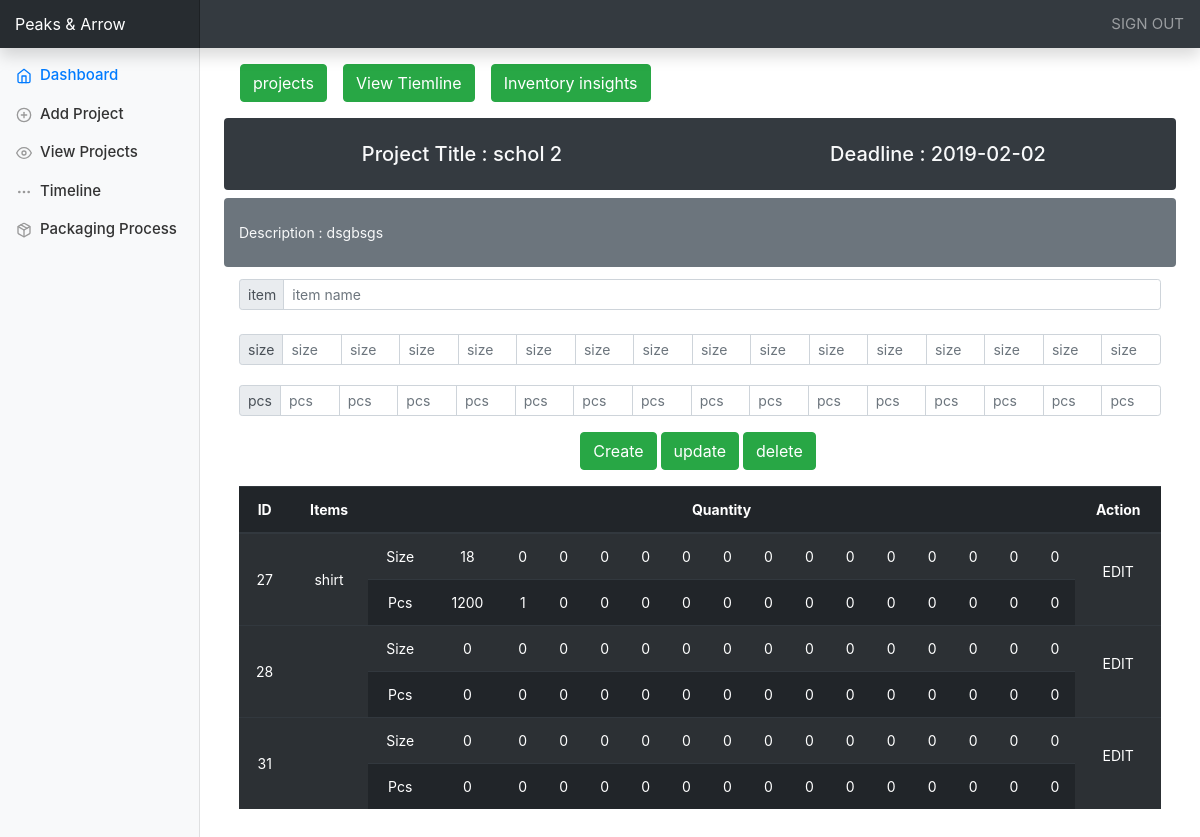
Page /project_report.php?id=4 (signed in) on the committed database.
### tables this page shows
CREATE TABLE `projects` (
  `id` int(11) NOT NULL,
  `title` varchar(255) DEFAULT NULL,
  `deadline` varchar(50) DEFAULT NULL,
  `info` varchar(255) DEFAULT NULL
);

CREATE TABLE `items` (
  `id` int(11) NOT NULL,
  `project_id` int(11) NOT NULL,
  `item_name` varchar(25) NOT NULL,
  `s1` int(50) NOT NULL,
  `s2` int(50) NOT NULL,
  `s3` int(50) NOT NULL,
  `s4` int(50) NOT NULL,
  `s5` int(50) NOT NULL,
  `s6` int(50) NOT NULL,
  `s7` int(50) NOT NULL,
  `s8` int(50) NOT NULL,
  `s9` int(50) NOT NULL,
  `s10` int(50) NOT NULL,
  `s11` int(50) NOT NULL,
  `s12` int(50) NOT NULL,
  `s13` int(50) NOT NULL,
  `s14` int(50) NOT NULL,
  `s15` int(50) NOT NULL,
  `p1` int(50) NOT NULL,
  `p2` int(50) NOT NULL,
  `p3` int(50) NOT NULL,
  `p4` int(50) NOT NULL,
  `p5` int(50) NOT NULL,
  `p6` int(50) NOT NULL,
  `p7` int(50) NOT NULL,
  `p8` int(50) NOT NULL,
  `p9` int(50) NOT NULL,
  `p10` int(50) NOT NULL,
  `p11` int(50) NOT NULL,
  `p12` int(50) NOT NULL,
  `p13` int(50) NOT NULL,
  `p14` int(50) NOT NULL,
  `p15` int(50) NOT NULL
);

### operations.php (called while the page is built, shortened)
<?php
    function getData($project_id){
        $query = "SELECT * FROM items where project_id = $project_id";
        $result = mysqli_query($GLOBALS['conn'], $query);
        if(mysqli_num_rows($result) > 0){
            return $result;
            }
        }
?>

### project_report.php (the view, shortened to what this page needs)
<?php
require_once("operations.php");
$id = isset($_GET['id']) ? $_GET['id'] : '';
 $sql=" SELECT * FROM projects WHERE id = $id ";
$quey=mysqli_query($conn,$sql);
$row = mysqli_fetch_assoc($quey);
?>
<!DOCTYPE html>
<html>
<head>
    <link rel="stylesheet" href="https://stackpath.bootstrapcdn.com/bootstrap/4.1.0/css/bootstrap.min.css">
    <link rel="stylesheet" href="./css/dashboard.css">
    <link rel="stylesheet" href="./css/style.css">
</head>
<body>
<nav class="navbar navbar-dark fixed-top bg-dark flex-md-nowrap p-0 shadow">
  <a class="navbar-brand col-sm-3 col-md-2 mr-0" href="#">Peaks & Arrow</a>
  <ul class="navbar-nav px-3">
    <li class="nav-item text-nowrap">
      <a class="nav-link" href="logout.php">SIGN OUT</a>
    </li>
  </ul>
</nav>
<div class="container-fluid">
  <div class="row">
    <nav class="col-md-2 d-none d-md-block bg-light sidebar">
      <div class="sidebar-sticky">
        <ul class="nav flex-column">
          <li class="nav-item">
            <a class="nav-link active" href="dashboard.php">
              <span data-feather="home"></span>
              Dashboard <span class="sr-only">(current)</span>
            </a>
          </li>
          <li class="nav-item">
            <a class="nav-link" href="add_project.php">
              <span data-feather="plus-circle"></span>
              Add Project
            </a>
          </li>
          <li class="nav-item">
            <a class="nav-link" href="view_project.php">
              <span data-feather="eye"></span>
              View Projects
            </a>
            </li>
          <li class="nav-item">
            <a class="nav-link" href="timeline.php">
              <span data-feather="more-horizontal"></span>
              Timeline
            </a>
          </li>
          <li class="nav-item">
            <a class="nav-link" href="packaging.php">
              <span data-feather="package"></span>
              Packaging Process
            </a>
          </li>
        </ul>
      </div>
    </nav>
    <main role="main" class="col-md-9 ml-sm-auto col-lg-10 px-4">
    <div class="row pt-3 ml-3"><a class="pr-3" href="view_project.php"><button class="btn btn-success">projects</button></a>
    <a class="pr-3" href="timeline.php"><button class="btn btn-success">View Tiemline</button></a>
    <a href="inventory_insights.php"><button class="btn btn-success">Inventory insights</button></a></div>
      <div class="d-flex justify-content-between flex-wrap flex-md-nowrap align-items-center pt-3 pb-2 mb-3">
<div class="container text-center ">
    <h5 class="py-4 bg-dark text-light rounded row">
        <div class="col">Project Title : <?php echo $row["title"];?></div>
        <div class="col">Deadline : <?php echo $row["deadline"];?></div>
    </h5>
    <div class="py-4 mb-2 bg-secondary text-light rounded row">
    <div class="col-sm-8 text-left">Description : <?php echo $row["info"];?></div>
    </div>
    <div class="d-flex justify-content-center">
        <form action="" method="POST" class="w-40">
            <div class="py-1">
            <div class="input-group input-group-sm mb-3">
                <div class="input-group-prepend ">
                <span class="input-group-text" id="inputGroup-sizing-sm">item</span>
                </div>
                <input type="text" autocomplete="off" placeholder="item name" name="item_name" class="form-control" aria-label="Sizing example input" aria-describedby="inputGroup-sizing-sm" value="" >
                </div>
            </div>
            <div class="pt-1">
            <div class="input-group input-group-sm mb-3">
                <div class="input-group-prepend ">
                <span class="input-group-text" id="inputGroup-sizing-sm">size</span>
                </div>
                <input type="number" autocomplete="off" name="s1" placeholder="size" class="form-control" aria-label="Sizing example input" aria-describedby="inputGroup-sizing-sm" value="">
                <input type="number" autocomplete="off" name="s2" placeholder="size" class="form-control" aria-label="Sizing example input" aria-describedby="inputGroup-sizing-sm" value="">
                <input type="number" autocomplete="off" name="s3" placeholder="size" class="form-control" aria-label="Sizing example input" aria-describedby="inputGroup-sizing-sm" value="">
                <input type="number" autocomplete="off" name="s4" placeholder="size" class="form-control" aria-label="Sizing example input" aria-describedby="inputGroup-sizing-sm" value="">
                <input type="number" autocomplete="off" name="s5" placeholder="size" class="form-control" aria-label="Sizing example input" aria-describedby="inputGroup-sizing-sm" value="">
                <input type="number" autocomplete="off" name="s6" placeholder="size" class="form-control" aria-label="Sizing example input" aria-describedby="inputGroup-sizing-sm" value="">
                <input type="number" autocomplete="off" name="s7" placeholder="size" class="form-control" aria-label="Sizing example input" aria-describedby="inputGroup-sizing-sm" value="">
                <input type="number" autocomplete="off" name="s8" placeholder="size" class="form-control" aria-label="Sizing example input" aria-describedby="inputGroup-sizing-sm" value="">
                <input type="number" autocomplete="off" name="s9" placeholder="size" class="form-control" aria-label="Sizing example input" aria-describedby="inputGroup-sizing-sm" value="">
                <input type="number" autocomplete="off" name="s10" placeholder="size" class="form-control" aria-label="Sizing example input" aria-describedby="inputGroup-sizing-sm" value="">
                <input type="number" autocomplete="off" name="s11" placeholder="size" class="form-control" aria-label="Sizing example input" aria-describedby="inputGroup-sizing-sm" value="">
                <input type="number" autocomplete="off" name="s12" placeholder="size" class="form-control" aria-label="Sizing example input" aria-describedby="inputGroup-sizing-sm" value="">
                <input type="number" autocomplete="off" name="s13" placeholder="size" class="form-control" aria-label="Sizing example input" aria-describedby="inputGroup-sizing-sm" value="">
                <input type="number" autocomplete="off" name="s14" placeholder="size" class="form-control" aria-label="Sizing example input" aria-describedby="inputGroup-sizing-sm" value="">
                <input type="number" autocomplete="off" name="s15" placeholder="size" class="form-control" aria-label="Sizing example input" aria-describedby="inputGroup-sizing-sm" value="">
                </div>
            </div>
            <div class="pt-1">
            <div class="input-group input-group-sm mb-3">
                <div class="input-group-prepend ">
                <span class="input-group-text" id="inputGroup-sizing-sm">pcs</span>
                </div>
                <input type="number" autocomplete="off" placeholder="pcs" class="form-control" aria-label="Sizing example input" aria-describedby="inputGroup-sizing-sm" value="" name="p1">
                <input type="number" autocomplete="off" placeholder="pcs" class="form-control" aria-label="Sizing example input" aria-describedby="inputGroup-sizing-sm" value="" name="p2">
                <input type="number" autocomplete="off" placeholder="pcs" class="form-control" aria-label="Sizing example input" aria-describedby="inputGroup-sizing-sm" value="" name="p3">
                <input type="number" autocomplete="off" placeholder="pcs" class="form-control" aria-label="Sizing example input" aria-describedby="inputGroup-sizing-sm" value="" name="p4">
                <input type="number" autocomplete="off" placeholder="pcs" class="form-control" aria-label="Sizing example input" aria-describedby="inputGroup-sizing-sm" value="" name="p5">
                <input type="number" autocomplete="off" placeholder="pcs" class="form-control" aria-label="Sizing example input" aria-describedby="inputGroup-sizing-sm" value="" name="p6">
                <input type="number" autocomplete="off" placeholder="pcs" class="form-control" aria-label="Sizing example input" aria-describedby="inputGroup-sizing-sm" value="" name="p7">
                <input type="number" autocomplete="off" placeholder="pcs" class="form-control" aria-label="Sizing example input" aria-describedby="inputGroup-sizing-sm" value="" name="p8">
                <input type="number" autocomplete="off" placeholder="pcs" class="form-control" aria-label="Sizing example input" aria-describedby="inputGroup-sizing-sm" value="" name="p9">
                <input type="number" autocomplete="off" placeholder="pcs" class="form-control" aria-label="Sizing example input" aria-describedby="inputGroup-sizing-sm" value="" name="p10">
                <input type="number" autocomplete="off" placeholder="pcs" class="form-control" aria-label="Sizing example input" aria-describedby="inputGroup-sizing-sm" value="" name="p11">
                <input type="number" autocomplete="off" placeholder="pcs" class="form-control" aria-label="Sizing example input" aria-describedby="inputGroup-sizing-sm" value="" name="p12">
                <input type="number" autocomplete="off" placeholder="pcs" class="form-control" aria-label="Sizing example input" aria-describedby="inputGroup-sizing-sm" value="" name="p13">
                <input type="number" autocomplete="off" placeholder="pcs" class="form-control" aria-label="Sizing example input" aria-describedby="inputGroup-sizing-sm" value="" name="p14">
                <input type="number" autocomplete="off" placeholder="pcs" class="form-control" aria-label="Sizing example input" aria-describedby="inputGroup-sizing-sm" value="" name="p15">
                </div>
            </div>
            <div class="d-flex justify-content-center">
                <button class="btn btn-success" name="create">Create</button>&nbsp;
                <button class="btn btn-success" onClick=" prompt()" name="update">update</button>&nbsp;
                <button class="btn btn-success" onClick=" prompt()" name="delete">delete</button>&nbsp;
            </div>
        </form>
    </div>
    <div class="d-flex table-data pt-3">
        <table class="table table-striped table-dark">
            <thead class="thead-dark">
                <tr>
                    <th>
                        ID
                    </th>
                    <th >
                        Items
                    </th>
                    <th colspan="16">
                        Quantity
                    </th>
                    <th colspan ="5">
                        Action
                    </th>
                </tr>
            </thead>
            <tbody id="tbody">
            <?php
            if(isset($_POST['create']) || isset($_POST['update']) || isset($id)){
                $result = getData($id);
                if($result){
                    while($row = mysqli_fetch_assoc($result)){?>
                    <tr>
                    <td data-id="<?php echo $row['id']; ?>" rowspan="2" style="vertical-align:middle;"><?php echo $row['id']; ?></td>
                    <td data-id="<?php echo $row['id']; ?>" rowspan="2" style="vertical-align:middle;"><?php echo $row['item_name']; ?></td>
                    <td>Size</td>
  <td data-id="<?php echo $row['id']; ?>"><?php echo $row['s1']; ?></td>
  <td data-id="<?php echo $row['id']; ?>"><?php echo $row['s2']; ?></td>
  <td data-id="<?php echo $row['id']; ?>"><?php echo $row['s3']; ?></td>
  <td data-id="<?php echo $row['id']; ?>"><?php echo $row['s4']; ?></td>
  <td data-id="<?php echo $row['id']; ?>"><?php echo $row['s5']; ?></td>
  <td data-id="<?php echo $row['id']; ?>"><?php echo $row['s6']; ?></td>
  <td data-id="<?php echo $row['id']; ?>"><?php echo $row['s7']; ?></td>
  <td data-id="<?php echo $row['id']; ?>"><?php echo $row['s8']; ?></td>
  <td data-id="<?php echo $row['id']; ?>"><?php echo $row['s9']; ?></td>
  <td data-id="<?php echo $row['id']; ?>"><?php echo $row['s10']; ?></td>
  <td data-id="<?php echo $row['id']; ?>"><?php echo $row['s11']; ?></td>
  <td data-id="<?php echo $row['id']; ?>"><?php echo $row['s12']; ?></td>
  <td data-id="<?php echo $row['id']; ?>"><?php echo $row['s13']; ?></td>
  <td data-id="<?php echo $row['id']; ?>"><?php echo $row['s14']; ?></td>
  <td data-id="<?php echo $row['id']; ?>"><?php echo $row['s15']; ?></td>
  <td rowspan="2"  style="vertical-align:middle;"> <p class="btnedit" data-id="<?php echo $row['id']; ?>"> EDIT </p></td>
                    </tr>
                    <tr>
                    <td>Pcs</td>
  <td data-id="<?php echo $row['id']; ?>"><?php echo $row['p1']; ?></td>
  <td data-id="<?php echo $row['id']; ?>"><?php echo $row['p2']; ?></td>
  <td data-id="<?php echo $row['id']; ?>"><?php echo $row['p3']; ?></td>
  <td data-id="<?php echo $row['id']; ?>"><?php echo $row['p4']; ?></td>
  <td data-id="<?php echo $row['id']; ?>"><?php echo $row['p5']; ?></td>
  <td data-id="<?php echo $row['id']; ?>"><?php echo $row['p6']; ?></td>
  <td data-id="<?php echo $row['id']; ?>"><?php echo $row['p7']; ?></td>
  <td data-id="<?php echo $row['id']; ?>"><?php echo $row['p8']; ?></td>
  <td data-id="<?php echo $row['id']; ?>"><?php echo $row['p9']; ?></td>
  <td data-id="<?php echo $row['id']; ?>"><?php echo $row['p10']; ?></td>
  <td data-id="<?php echo $row['id']; ?>"><?php echo $row['p11']; ?></td>
  <td data-id="<?php echo $row['id']; ?>"><?php echo $row['p12']; ?></td>
  <td data-id="<?php echo $row['id']; ?>"><?php echo $row['p13']; ?></td>
  <td data-id="<?php echo $row['id']; ?>"><?php echo $row['p14']; ?></td>
  <td data-id="<?php echo $row['id']; ?>"><?php echo $row['p15']; ?></td>
                    </tr>
            <?php
                    }
                }
            }
            ?>
            </tbody>
        </table>
    </div>
</div>
      </div>
    </main>
</body>
</html>

### css/dashboard.css (style rules this page uses)
body { font-size: .875rem; }
.feather { width: 16px; height: 16px; vertical-align: text-bottom; }
.sidebar { position: fixed; top: 0; bottom: 0; left: 0; z-index: 100; padding: 48px 0 0; box-shadow: inset -1px 0 0 rgba(0, 0, 0, .1); }
.sidebar-sticky { position: relative; top: 0; height: calc(100vh - 48px); padding-top: .5rem; overflow-x: hidden; overflow-y: auto; }
.sidebar .nav-link { font-weight: 500; color: #333; }
.sidebar .nav-link .feather { margin-right: 4px; color: #999; }
.sidebar .nav-link.active { color: #007bff; }
.sidebar .nav-link:hover .feather, .sidebar .nav-link.active .feather { color: inherit; }
[role="main"] { padding-top: 133px; }
@media (min-width: 768px) { [role="main"] { padding-top: 48px; } }
.navbar-brand { padding-top: .75rem; padding-bottom: .75rem; font-size: 1rem; background-color: rgba(0, 0, 0, .25); box-shadow: inset -1px 0 0 rgba(0, 0, 0, .25); }

### css/style.css (style rules this page uses)
body { background-color: rgb(255, 255, 255); }
a { color: black; text-decoration: none; font-size: 15px; }
.btnedit { cursor: pointer; }

### rows in the picture
projects: title "schol 2", deadline "2019-02-02", info "dsgbsgs"
items: id "27", item_name "shirt", s1 "18", s2 "0", s3 "0", s4 "0", s5 "0", s6 "0", s7 "0", s8 "0", s9 "0", s10 "0", s11 "0", s12 "0", s13 "0", s14 "0", s15 "0", p1 "1200", p2 "1", p3 "0", p4 "0", p5 "0", p6 "0", p7 "0", p8 "0", p9 "0", p10 "0", p11 "0", p12 "0", p13 "0", p14 "0", p15 "0"
items: id "28", s1 "0", s2 "0", s3 "0", s4 "0", s5 "0", s6 "0", s7 "0", s8 "0", s9 "0", s10 "0", s11 "0", s12 "0", s13 "0", s14 "0", s15 "0", p1 "0", p2 "0", p3 "0", p4 "0", p5 "0", p6 "0", p7 "0", p8 "0", p9 "0", p10 "0", p11 "0", p12 "0", p13 "0", p14 "0", p15 "0"
items: id "31", s1 "0", s2 "0", s3 "0", s4 "0", s5 "0", s6 "0", s7 "0", s8 "0", s9 "0", s10 "0", s11 "0", s12 "0", s13 "0", s14 "0", s15 "0", p1 "0", p2 "0", p3 "0", p4 "0", p5 "0", p6 "0", p7 "0", p8 "0", p9 "0", p10 "0", p11 "0", p12 "0", p13 "0", p14 "0", p15 "0"
